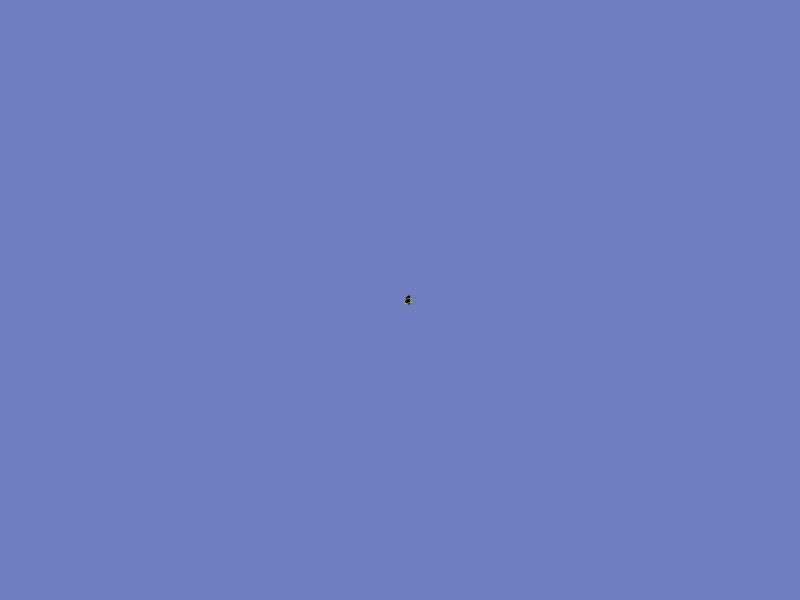
Frame 1 (no input)
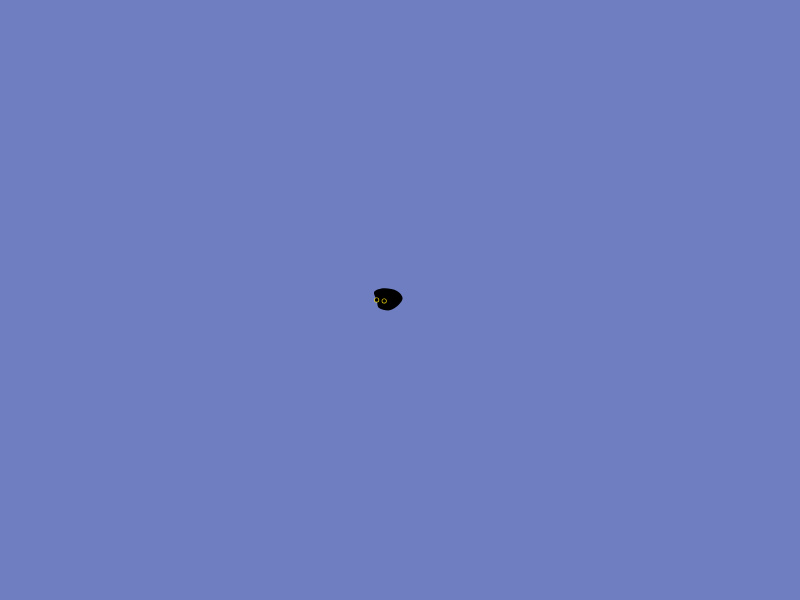
Frame 60 (no input)
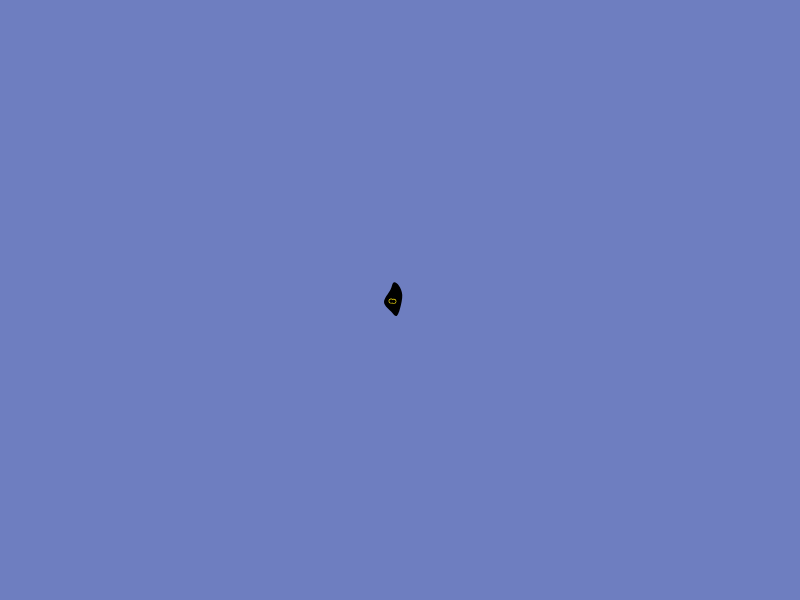
Frame 120 (the mouse pressed at the canvas centre since frame 60)

The p5.js sketch that drew these frames (run headless with seeded random() and noise() and a simulated clock; from frame 60 on, the mouse is pressed at the canvas centre):

// p5.js sketch
// ── sketch.js
//注意damping要改成0.89
let balls = [];
let springs = [];
// let tails = [];
// let linkTail = [];
// let wings=[]
// let linkWing=[]
// let wings2=[]
// let linkWing2=[]

function setup() {
  createCanvas(800, 600);
  
  //pixelDensity(0.1);
  
  for (let i = 0; i < 8; i++) {
    balls.push(new Ball(i, i, 30));
    stroke(0);
  }

  for (let i = 0; i < balls.length; i++) {
    balls[i].rad = 80;
    if (i != balls.length - 1) {
      springs.push(
        new Spring(
          balls[i],
          balls[i + 1],
          1.6 * 40 * sqrt(2 - 2 / sqrt(2)),
          0.9
        )
      );
    } else {
      springs.push(
        new Spring(balls[i], balls[0], 1.6 * 40 * sqrt(2 - 2 / sqrt(2)), 0.9)
      );
    }
  }
  for (let i = 0; i < balls.length / 2; i++) {
    springs.push(new Spring(balls[i], balls[i + balls.length / 2], 580, 0.12));
  }

}

function draw() {
  background(110,126,192);
  
 //noSmooth()
  translate(width/2+10,height/2)
 scale(0.1)
  rotate(PI)
  balls[0].pos.x+=sin(frameCount*0.15)*60
  

////////////////////the body////////////////////
  for (let s of springs) {
    s.update();
    //s.display();
  }
  noStroke();
  //noFill()

  fill(0);
  beginShape();
  for (let b of balls) {
    b.mass = 10;
    b.drag();
    b.update();
    b.display();

    let gravity = createVector(0, 8);
    //b.applyForce(gravity);
    b.stayInCanvas();

    curveVertex(b.pos.x, b.pos.y);
  }
  for (let b of balls) {
    curveVertex(b.pos.x, b.pos.y);
  }
  endShape(CLOSE);

  //drawTails();

  noStroke();
  fill(248, 224, 15);
  circle(
    balls[7].pos.x + (balls[1].pos.x - balls[7].pos.x) / 2,
    balls[1].pos.y + (balls[7].pos.y - balls[1].pos.y) / 2,
    50
  );
  circle(
    balls[7].pos.x + (balls[3].pos.x - balls[7].pos.x) / (1 + 1.8 * sqrt(2)),
    balls[3].pos.y + (balls[7].pos.y - balls[3].pos.y) / (1.2 * sqrt(2)),
    50
  );

  fill(0);
  circle(
    balls[7].pos.x + (balls[1].pos.x - balls[7].pos.x) / 2,
    balls[1].pos.y + (balls[7].pos.y - balls[1].pos.y) / 2,
    38
  );
  circle(
    balls[7].pos.x + (balls[3].pos.x - balls[7].pos.x) / (1 + 1.8 * sqrt(2)),
    balls[3].pos.y + (balls[7].pos.y - balls[3].pos.y) / (1.2 * sqrt(2)),
    38
  );

  stroke(255);
  noFill();
  push();

 
}


function mousePressed() {
  for (let i = 0; i < balls.length; i++) {
    let b = balls[i];
    if (b.pressed()) {
      break;
    }
  }
  // for(let b of balls){
  //   b.stayInCanvas()
  // }
}

function mousedrag() {
  for (let i = 0; i < balls.length; i++) {
    let b = balls[i];
    b.drag();
    //b.stayInCanvas()
  }
}

function mouseReleased() {
  for (let i = 0; i < balls.length; i++) {
    let b = balls[i];
    b.isDragging = false;
    //b.stayInCanvas()
  }
}

///// CLASS /////

let C_GRAVITY = 1;
let DISTANCE_BTW_BALLS = 30;

class Spring {
  constructor(a, b, restLength, stiffness) {
    this.bobA = a;
    this.bobB = b;
    this.len = restLength;
    this.k = stiffness; // spring constant
  }
  update() {
    let vector = p5.Vector.sub(this.bobB.pos, this.bobA.pos);
    let distance = vector.mag();
    let stretch = distance - this.len;
    let strength = -1 * stretch * this.k; // hooke's law

    // force to bobB
    let force = vector.copy();
    force.normalize();
    force.mult(strength);
    this.bobB.applyForce(force);

    // force to bobB
    let force1 = vector.copy();
    force1.normalize();
    force1.mult(strength * -1);
    this.bobA.applyForce(force1);

    //text(strength.toFixed(2), this.bobB.pos.x + 50, this.bobB.pos.y);
  }
  display() {
    line(this.bobA.pos.x, this.bobA.pos.y, this.bobB.pos.x, this.bobB.pos.y);
    //circle(this.bobB.pos.x, this.bobB.pos.y, 8);
  }
}

class Ball {
  constructor(x, y, rad) {
    this.pos = createVector(
      40 * cos((x * PI) / 4 - PI / 8),
      40 * sin((x * PI) / 4 - PI / 8)
    );
    this.vel = createVector(0, 0);
    this.acc = createVector(0, 0);
    this.rad = rad;
    this.mass = 12; // MASS!
    //
    this.damping = 0.89;
    this.isDragging = false;
    this.minHeight = height;
    //this.minRight = width;
  }
  update() {
    this.vel.add(this.acc);
    this.pos.add(this.vel);
    this.acc.mult(0);

    // let's apply damping here
    this.vel.mult(this.damping); // -5%;
  }
  applyForce(f) {
    if (this.mass > 0) {
      let force = p5.Vector.div(f, this.mass);
      this.acc.add(force);
    }
  }
  attractedTo(others) {
    for (let i = 0; i < others.length; i++) {
      let other = others[i];
      if (this != other) {
        let distance = this.pos.dist(other.pos);
        let magnitude =
          (C_GRAVITY * this.mass * other.mass) / (distance * distance);
        let force = p5.Vector.sub(other.pos, this.pos);
        force.normalize();
        force.mult(magnitude);
        this.applyForce(force);
      }
    }
  }
  repelledFrom(others) {
    // this method is duplicated from attractedTo()
    // then, the force vector is flipped.
    for (let i = 0; i < others.length; i++) {
      let other = others[i];
      if (this != other) {
        let distance = this.pos.dist(other.pos);

        if (distance < this.rad + DISTANCE_BTW_BALLS) {
          let magnitude =
            (C_GRAVITY * this.mass * other.mass) / (distance * distance);
          let force = p5.Vector.sub(other.pos, this.pos);
          force.normalize();
          force.mult(-1); // ***
          force.mult(magnitude);
          this.applyForce(force);
        }
      }
    }
  }
  stayInCanvas() {
    //line(100, 300, 200, 300);
    // if(this.x>100&&this.x<300&&this.y<300){
    //   this.minHeight=280
    // }else{
    //   this.minHeight=height
    // }
    this.pos.x = constrain(this.pos.x, 0, width);
    this.pos.y = constrain(this.pos.y, -2 * this.rad, this.minHeight);
  }

  pressed() {
    let distance = dist(mouseX, mouseY, this.pos.x, this.pos.y);
    if (distance < this.rad) {
      this.isDragging = true;
      return true;
    } else {
      return false;
    }
  }
  drag() {
    if (this.isDragging) {
      // in
      this.pos.x = mouseX;
      this.pos.y = mouseY;
    }
  }

  display() {
    push();
    translate(this.pos.x, this.pos.y);
    stroke(255, 0, 0);
    fill(255, 150);
    if(this==balls[0]){
      fill(0)
    }
    //circle(0, 0, this.rad * 2);
    pop();
  }
}
